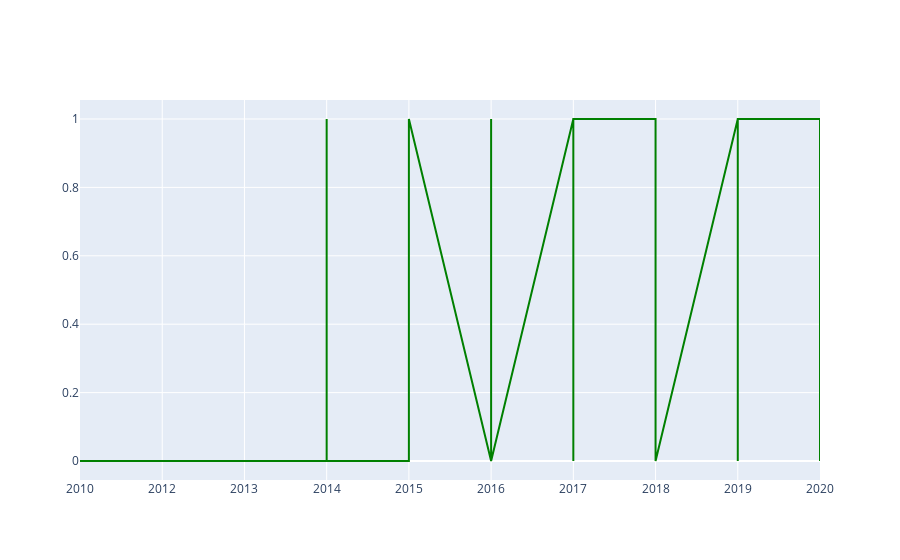

Source (notebook cell):
### Code cell
# Plot a line chart with x axis to be the extracted year and y axis to be the success rate
import plotly.express as px
import plotly.graph_objects as go

Extract_year(df["Date"])

fig = go.Figure(data=go.Scatter(x=year, y=df['Class'], mode='lines', marker=dict(color='green')))
fig.show()

### Figure 1 — Plotly figure (JSON) as saved in the notebook; plotly's stock layout.template omitted (floating-point values rounded to 4 significant figures)
{"data": [{"marker": {"color": "green"}, "mode": "lines", "type": "scatter", "x": ["2010", "2012", "2013", "2013", "2013", "2014", "2014", "2014", "2014", "2014", "2014", "2015", "2015", "2015", "2015", "2015", "2015", "2016", "2016", "2016", "2016", "2016", "2016", "2016", "2016", "2017", "2017", "2017", "2017", "2017", "2017", "2017", "2017", "2017", "2017", "2017", "2017", "2017", "2017", "2017", "2017", "2017", "2017", "2018", "2018", "2018", "2018", "2018", "2018", "2018", "2018", "2018", "2018", "2018", "2018", "2018", "2018", "2018", "2018", "2018", "2018", "2019", "2019", "2019", "2019", "2019", "2019", "2019", "2019", "2019", "2019", "2020", "2020", "2020", "2020", "2020", "2020", "2020", "2020", "2020", "2020", "2020", "2020", "2020", "2020", "2020", "2020", "2020", "2020", "2020"], "y": [0, 0, 0, 0, 0, 0, 1, 1, 0, 0, 0, 0, 1, 0, 0, 0, 1, 0, 0, 1, 1, 1, 1, 1, 0, 1, 1, 0, 1, 1, 0, 1, 1, 1, 0, 1, 1, 1, 1, 1, 1, 1, 1, 1, 1, 0, 0, 0, 1, 1, 0, 0, 1, 1, 1, 1, 1, 1, 1, 0, 0, 1, 1, 1, 1, 1, 1, 0, 1, 1, 1, 1, 0, 1, 0, 1, 0, 1, 1, 1, 1, 1, 1, 1, 1, 1, 1, 1, 1, 1]}], "layout": {}}
